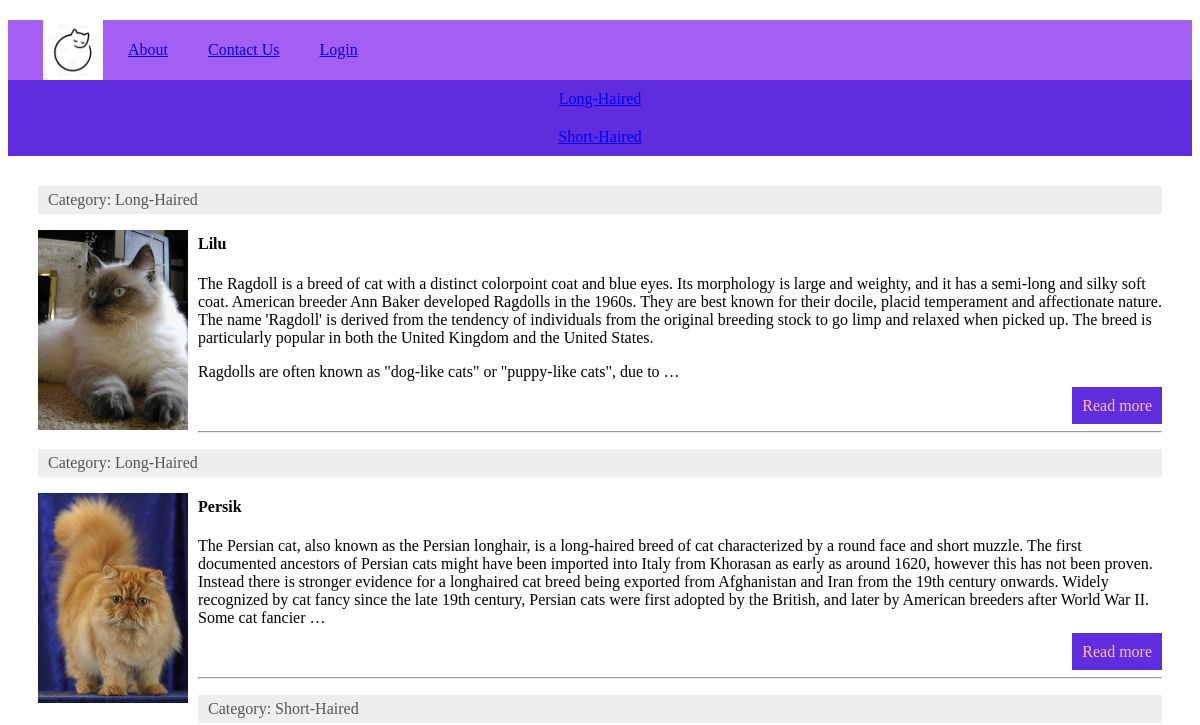
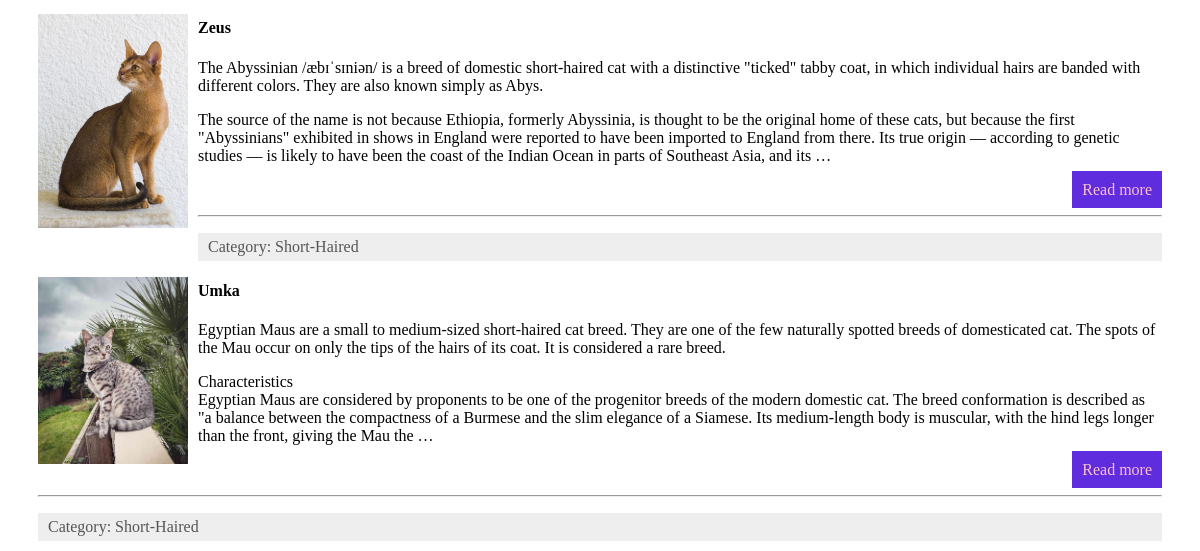
The app's page / (upper part), older data (2 pictures, top to bottom).
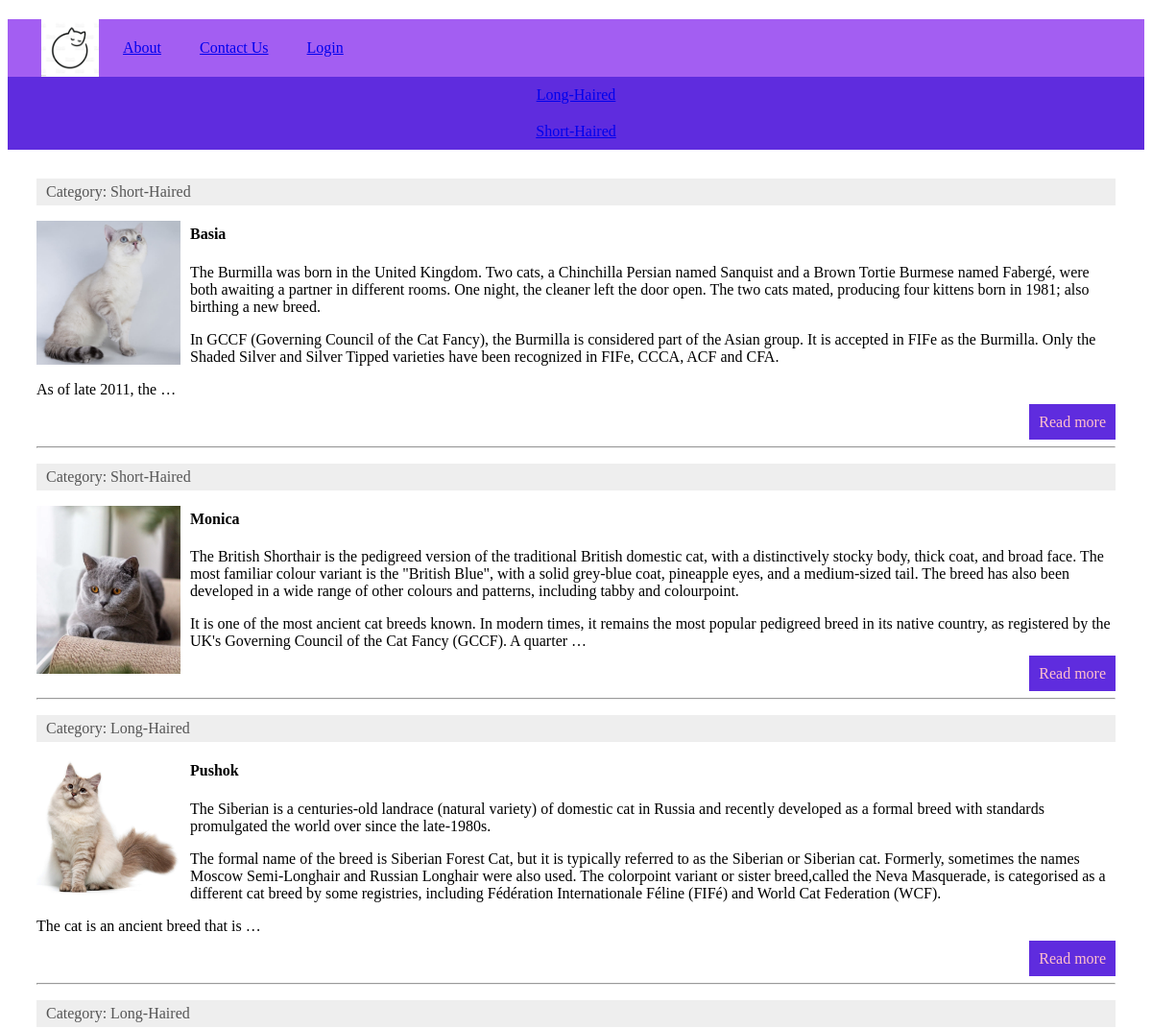
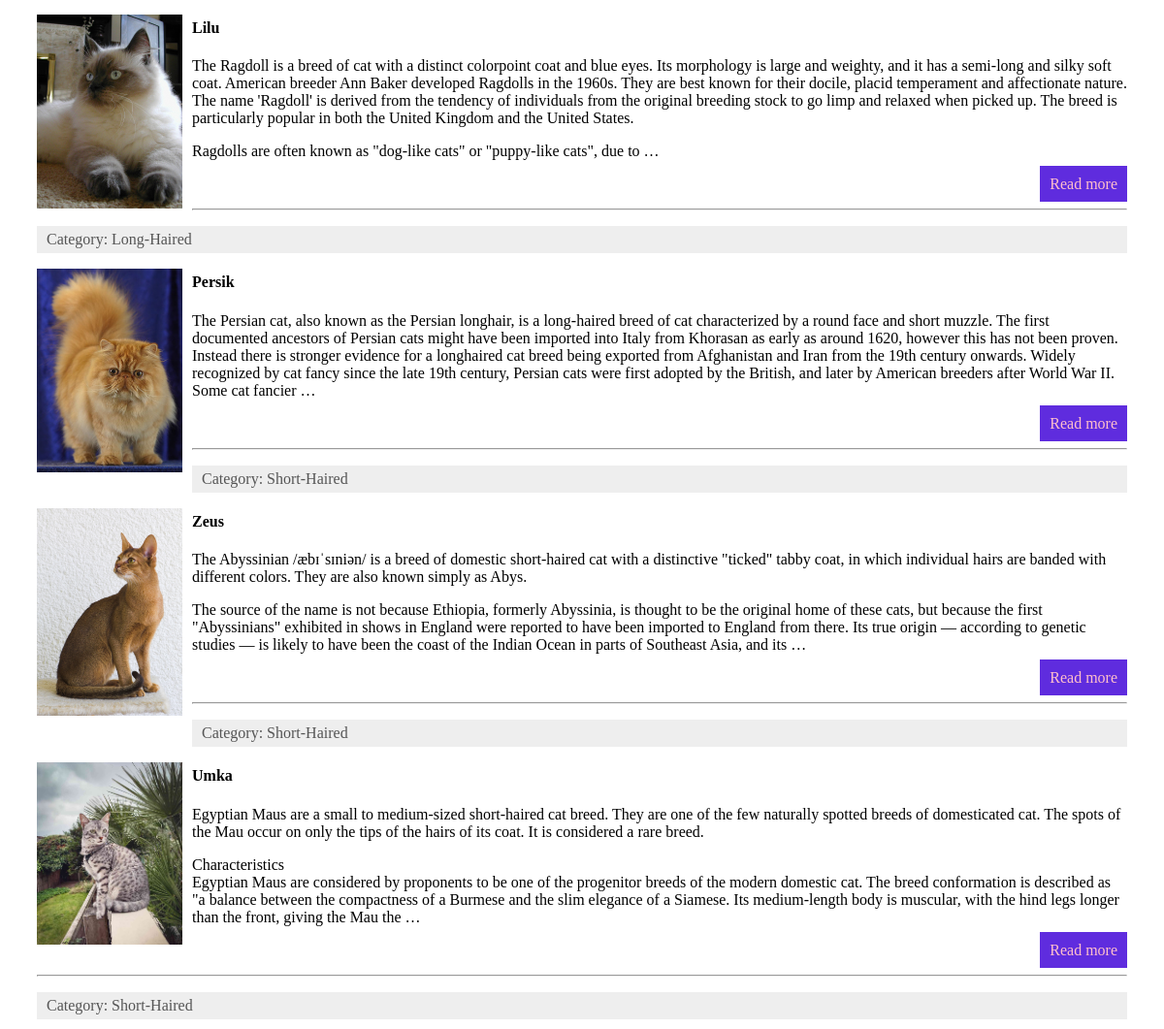
The same page, newer data (2 pictures, top to bottom).
### cats/models.py (models this page shows, shortened)
class Menu(models.Model):
    title = models.CharField(max_length=100, db_index=True, verbose_name='Menu')
    url_name = models.CharField(max_length=100, db_index=True, verbose_name='url_name')
    class Meta:
        verbose_name = 'Menu'
        verbose_name_plural = 'Menu'
        ordering = ['id']

class Category(models.Model):
    name = models.CharField(max_length=100, db_index=True, verbose_name='Category')
    slug = models.SlugField(max_length=255, unique=True, db_index=True, verbose_name='URL')
    def __str__(self):
        return self.name
    def get_absolute_url(self):
        return reverse('category', kwargs={'cat_slug': self.slug})
    class Meta:
        verbose_name = 'Category'
        verbose_name_plural = 'Categories'
        ordering = ['id']

class Cats(models.Model):
    title = models.CharField(max_length=225, verbose_name='Name')
    slug = models.SlugField(max_length=255, unique=True, db_index=True, verbose_name='URL')
    content = models.TextField(blank=True)
    photo = models.ImageField(upload_to="photos")
    time_create = models.DateTimeField(auto_now_add=True)
    time_update = models.DateTimeField(auto_now=True)
    is_published = models.BooleanField(default=True)
    cat = models.ForeignKey('Category', on_delete=models.PROTECT)
    def get_absolute_url(self):
        return reverse('post', kwargs={'post_slug': self.slug})
    class Meta:
        verbose_name = 'Cats'
        verbose_name_plural = 'Our cats'
        ordering = ['-time_create', 'title']

### cats/views.py (the view)
# urls.py: path('', CatsHome.as_view(), name='home'),
class CatsHome(DataMixin, ListView):
    model = Cats
    template_name = 'cats/for_view.html'
    context_object_name = 'posts'
    def get_context_data(self, *, object_list=None, **kwargs):
        context = super().get_context_data(**kwargs)
        c_def = self.get_user_context(title="Main page")
        return dict(list(context.items()) + list(c_def.items()))
    def get_queryset(self):
        return Cats.objects.filter(is_published=True)

### cats/templatetags/cats_tags.py (called while the page is built)
@register.simple_tag(name='getcats')
def get_categories(filter=None):
    if not filter:
        return Category.objects.all()
    else:
        return Category.objects.filter(pk=filter)

@register.inclusion_tag('cats/list_categories.html')
def show_categories(sort=None, cat_selected=0):
    if not sort:
        cats = Category.objects.all()
    else:
        cats = Category.objects.order_by(sort)
    return {'cats': cats, 'cat_selected': cat_selected}

### cats/utils.py (called while the page is built)
    def get_user_context(self, **kwargs):
        context = kwargs
        cats = Category.objects.all()
        menu = list(Menu.objects.all())
        user_menu = menu.copy()
        if not self.request.user.is_authenticated:
            user_menu.pop(1)
        context['menu'] = user_menu
        context['cats'] = cats
        if 'cat_selected' not in context:
            context['cat_selected'] = 0
        return context

### cats/templates/cats/for_view.html
{% extends 'cats/base.html' %}
{% load cats_tags %}
{% block content %}
<div class="main-div">
{% for p in posts %}
    <p class="category">Category: {{ p.cat }}</p>
    {% if p.photo %}
    <p><img class="img-article-left thumb" src="{{p.photo.url}}" alt=""></p>
    {% endif %}
    <h4>{{ p.title }}</h4>
    <div>
        <p>{{ p.content|linebreaks|truncatewords:100 }}</p>
        <p class="link-read-post"><a href="{{ p.get_absolute_url }}">Read more</a></p>
        <hr>
    </div>
    {% endfor %}
</div>
{% endblock %}

### cats/templates/cats/base.html (shortened to what this page needs)
{% load static %}
{% load cats_tags %}
<!DOCTYPE html>
<html lang="en">
<head>
    <link type="text/css" href="{% static 'cats/css/styles.css' %}" rel="stylesheet" />
</head>
<body>
    {% block mainmenu %}
	<div class="header">
        <div id="mainmenu" class="mainmenu">
                <a href="{% url 'home' %}"><div class="logo"></div></a>
{% for m in menu %}
       <div class="menu-items">
            <a href="{% url m.url_name %}">{{m.title}}</a>
       </div>
{% endfor %}
        </div>
</div>
    {% endblock mainmenu %}
<div>
    {% for c in cats %}
        {% if c.pk == cat_selected %}
            <div class="box selected">{{c.name}}</div>
        {% else %}
    <div class="box">
            <a href="{{c.get_absolute_url }}">{{c.name}}</a>
        </div>
        {% endif %}
    {% endfor %}
</div>
    {% block content %}
    {% endblock %}
</body>
</html>

### cats/static/cats/css/styles.css (style rules this page uses)
html, body { font-family: 'Georgia'; height: 100%; }
.main-div { margin: 30px; }
.header { background: #a35ef2; height: 60px; }
.logo { background: url('../images/logocat.jpg') no-repeat 15px; background-size: contain; width: 70px; height: 60px; padding-right: 10px; }
.mainmenu { display: flex; align-items: center; color: white; margin: 20px; }
.menu-items { margin: 20px; }
p.link-read-post { text-align: right; }
p.link-read-post a { padding: 10px; min-width: 100px; background: #5f2cde; color: pink; text-decoration: none; }
.box { background: #5f2cde; display: grid; padding: 10px; justify-content: center; color: pink; }
.category { background: #eee; padding: 5px 10px 5px 10px; box-sizing: border-box; overflow: hidden; color: #555; }
img { max-width: 600px; height: auto; }
img.img-article-left { max-width: 300px; height: auto; float: left; padding: 0 10px 10px 0; }
img.img-article-left.thumb { max-width: 150px; height: auto; }

Row changes from the older to the newer data that the page shows:
added Cats: cat "Short-Haired", photo (picture), title "Basia", content "The Burmilla was born in the United Kingdom. Two cats, a Chinchilla Persian named Sanquist and a Brown Tortie Burmese named Fabergé, were both awaiting a partner in different rooms. One night, the cleaner left the door open. The two cats mated, producing four kittens born in 1981; also birthing a new breed. In GCCF (Governing Council of the Cat Fancy), the Burmilla is considered part of the Asian group. It is accepted in FIFe as the Burmilla. Only the Shaded Silver and Silver Tipped varieties have been recognized in FIFe, CCCA, ACF and CFA. As of late 2011, the …"
added Cats: cat "Short-Haired", photo (picture), title "Monica", content "The British Shorthair is the pedigreed version of the traditional British domestic cat, with a distinctively stocky body, thick coat, and broad face. The most familiar colour variant is the \"British Blue\", with a solid grey-blue coat, pineapple eyes, and a medium-sized tail. The breed has also been developed in a wide range of other colours and patterns, including tabby and colourpoint. It is one of the most ancient cat breeds known. In modern times, it remains the most popular pedigreed breed in its native country, as registered by the UK's Governing Council of the Cat Fancy (GCCF). A quarter …"
added Cats: cat "Long-Haired", photo (picture), title "Pushok", content "The Siberian is a centuries-old landrace (natural variety) of domestic cat in Russia and recently developed as a formal breed with standards promulgated the world over since the late-1980s. The formal name of the breed is Siberian Forest Cat, but it is typically referred to as the Siberian or Siberian cat. Formerly, sometimes the names Moscow Semi-Longhair and Russian Longhair were also used. The colorpoint variant or sister breed,called the Neva Masquerade, is categorised as a different cat breed by some registries, including Fédération Internationale Féline (FIFé) and World Cat Federation (WCF). The cat is an ancient breed that is …"
